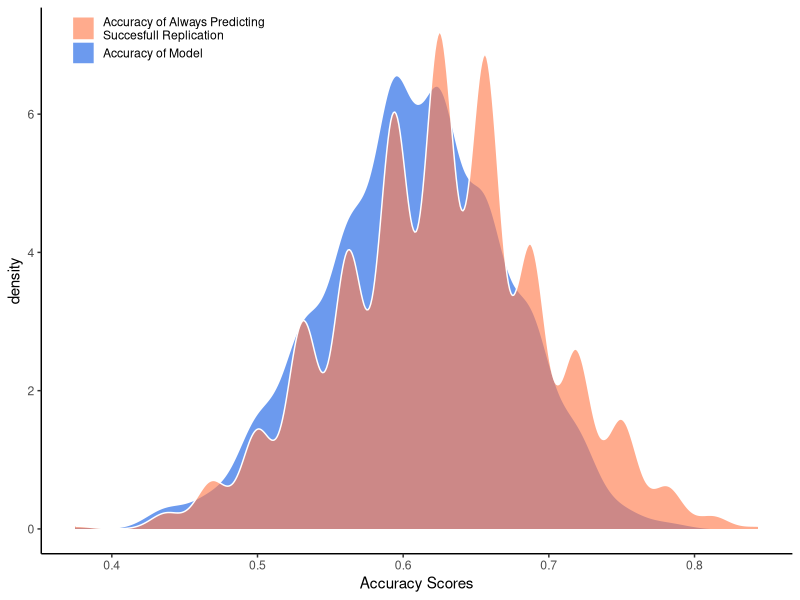

This figure's R source:
## ---- chunk 1
knitr::opts_chunk$set(echo = TRUE)
## ---- chunk 2
library(tidyverse)
## ---- chunk 3
accuracies <- read_csv("../data/accuracies.csv")
## ---- chunk 4
ggplot() +
  
  #model performance density curve 
  geom_density(aes(x = accuracies$accuracy, fill = "Accuracy of Model"), color = "white", alpha = 0.95) +
  
  #dummy performance density curve
  geom_density(aes(x = accuracies$`dummy accuracy`, fill ="Accuracy of Always Predicting\nSuccesfull Replication"), color = "white", alpha = 0.65) + 
  
  #manually set color scale
  scale_colour_manual(values = c("coral", "cornflowerblue"), aesthetics = c("colour", "fill")) +
  
  #change label on x-axis
  xlab("Accuracy Scores") +
  
  #use classic theme for axis and background
  theme_classic()  +

  #move legend to inside top left of plot
  theme(legend.position = c(.03, .999), legend.justification = c("left", "top")) +
  
  #remove title from legend
  guides(fill=guide_legend(title=NULL)) 
